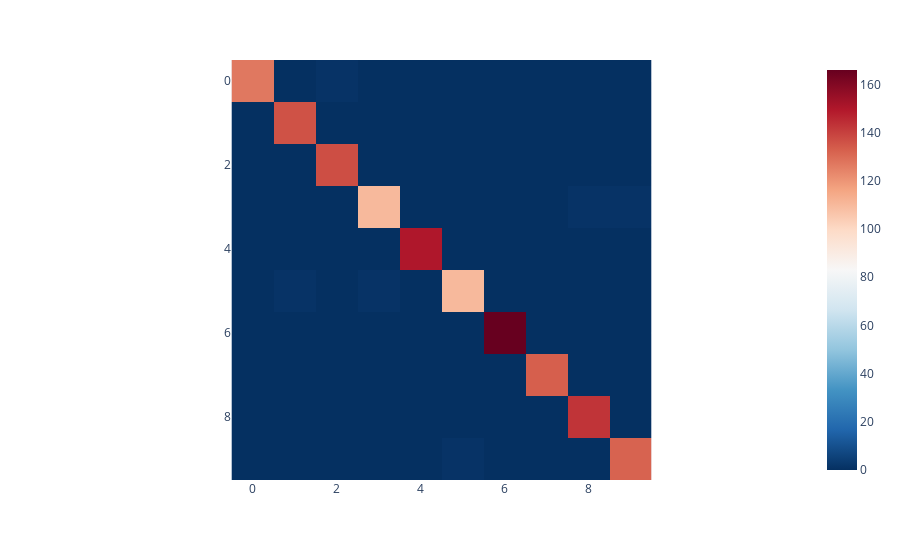

The notebook cell saved with this chart:
### Markdown cell above
# Metrics

### Code cell
acc = accuracy_score(y_true=test_targets, y_pred=predictions)
accuracy = round(acc, 4)

print(f"The accuracy is {round(accuracy*100, 4)}%")

print(classification_report(y_true=test_targets, y_pred=predictions))

conf_matrix = confusion_matrix(y_true=test_targets, y_pred=predictions)
px.imshow(conf_matrix, color_continuous_scale="RdBu_r")

### Figure 1 — Plotly figure (JSON) as saved in the notebook; plotly's stock layout.template omitted (floating-point values rounded to 4 significant figures)
{"data": [{"coloraxis": "coloraxis", "hovertemplate": "x: %{x}<br>y: %{y}<br>color: %{z}<extra></extra>", "name": "0", "type": "heatmap", "xaxis": "x", "yaxis": "y", "z": [[127, 0, 1, 0, 0, 0, 0, 0, 0, 0], [0, 136, 0, 0, 0, 0, 0, 0, 0, 0], [0, 0, 137, 0, 0, 0, 0, 0, 0, 0], [0, 0, 0, 110, 0, 0, 0, 0, 1, 1], [0, 0, 0, 0, 150, 0, 0, 0, 0, 0], [0, 1, 0, 1, 0, 110, 0, 0, 0, 0], [0, 0, 0, 0, 0, 0, 166, 0, 0, 0], [0, 0, 0, 0, 0, 0, 0, 133, 0, 0], [0, 0, 0, 0, 0, 0, 0, 0, 143, 0], [0, 0, 0, 0, 0, 1, 0, 0, 0, 132]]}], "layout": {"coloraxis": {"colorscale": [[0, "rgb(5,48,97)"], [0.1, "rgb(33,102,172)"], [0.2, "rgb(67,147,195)"], [0.3, "rgb(146,197,222)"], [0.4, "rgb(209,229,240)"], [0.5, "rgb(247,247,247)"], [0.6, "rgb(253,219,199)"], [0.7, "rgb(244,165,130)"], [0.8, "rgb(214,96,77)"], [0.9, "rgb(178,24,43)"], [1, "rgb(103,0,31)"]]}, "margin": {"t": 60}, "xaxis": {"anchor": "y", "constrain": "domain", "domain": [0, 1], "scaleanchor": "y"}, "yaxis": {"anchor": "x", "autorange": "reversed", "constrain": "domain", "domain": [0, 1]}}}
